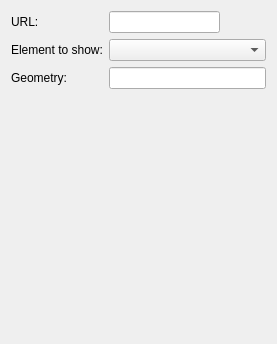
<?xml version="1.0" encoding="UTF-8"?>
<ui version="4.0">
 <class>websliceConfig</class>
 <widget class="QWidget" name="websliceConfig">
  <property name="geometry">
   <rect>
    <x>0</x>
    <y>0</y>
    <width>277</width>
    <height>344</height>
   </rect>
  </property>
  <property name="sizePolicy">
   <sizepolicy hsizetype="Expanding" vsizetype="Expanding">
    <horstretch>0</horstretch>
    <verstretch>0</verstretch>
   </sizepolicy>
  </property>
  <property name="baseSize">
   <size>
    <width>200</width>
    <height>700</height>
   </size>
  </property>
  <property name="windowTitle">
   <string>Configure the System Bar</string>
  </property>
  <layout class="QFormLayout" name="formLayout">
   <item row="0" column="0">
    <widget class="QLabel" name="urlLabel">
     <property name="text">
      <string>URL:</string>
     </property>
    </widget>
   </item>
   <item row="0" column="1">
    <layout class="QHBoxLayout" name="horizontalLayout">
     <item>
      <widget class="KLineEdit" name="urlEdit"/>
     </item>
     <item>
      <widget class="KPushButton" name="loadUrl">
       <property name="flat">
        <bool>true</bool>
       </property>
      </widget>
     </item>
    </layout>
   </item>
   <item row="1" column="0">
    <widget class="QLabel" name="elementLabel">
     <property name="text">
      <string>Element to show:</string>
     </property>
    </widget>
   </item>
   <item row="1" column="1">
    <widget class="KComboBox" name="elementCombo"/>
   </item>
   <item row="2" column="0">
    <widget class="QLabel" name="label">
     <property name="text">
      <string>Geometry:</string>
     </property>
    </widget>
   </item>
   <item row="2" column="1">
    <widget class="KLineEdit" name="geometryEdit"/>
   </item>
  </layout>
 </widget>
 <customwidgets>
  <customwidget>
   <class>KPushButton</class>
   <extends>QPushButton</extends>
   <header>kpushbutton.h</header>
  </customwidget>
  <customwidget>
   <class>KLineEdit</class>
   <extends>QLineEdit</extends>
   <header>klineedit.h</header>
  </customwidget>
  <customwidget>
   <class>KComboBox</class>
   <extends>QComboBox</extends>
   <header>kcombobox.h</header>
  </customwidget>
 </customwidgets>
 <resources/>
 <connections/>
</ui>
